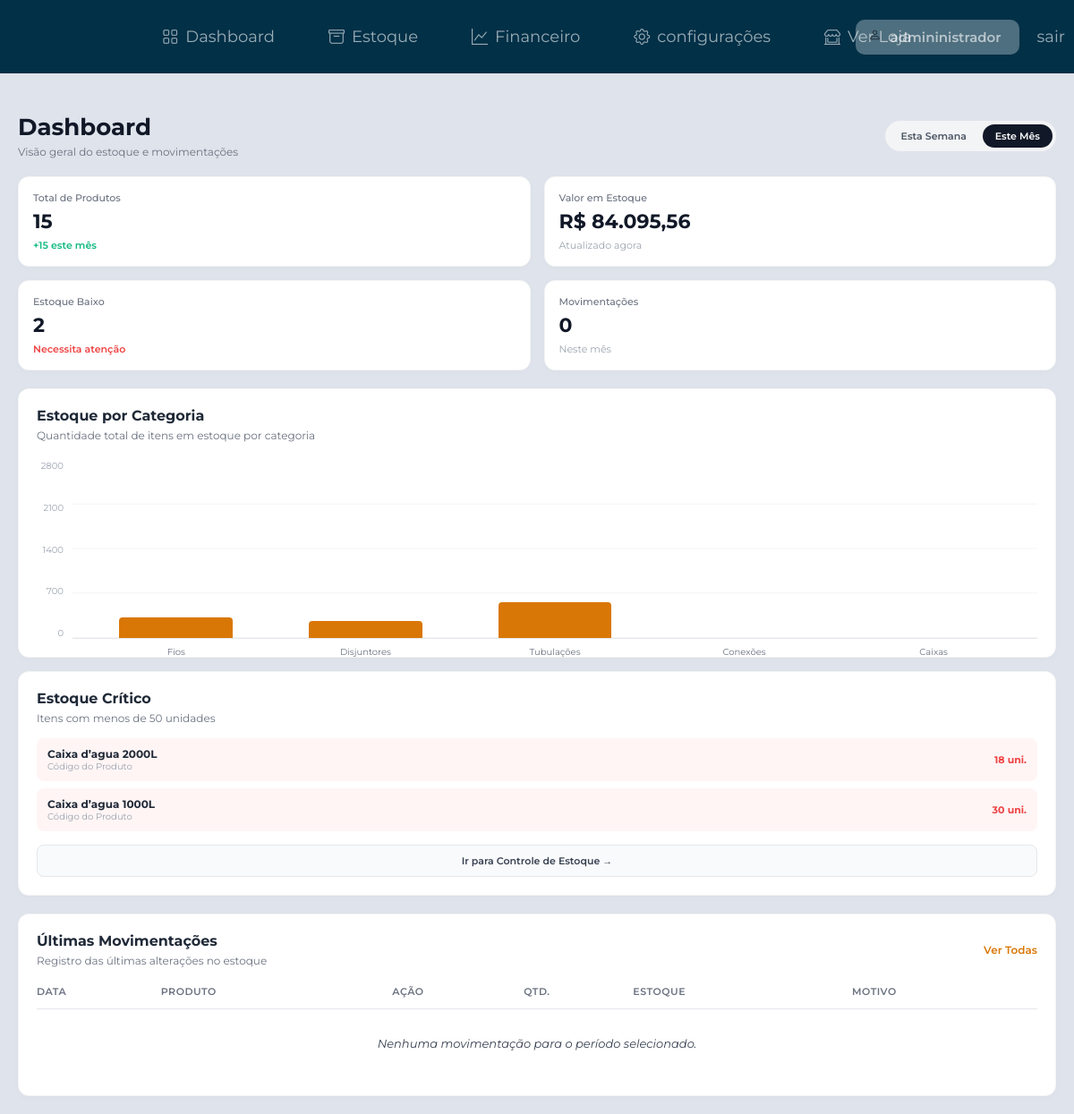
/admin/dashboard.php?filtro=mes, run on the app's committed database.
### tables this page shows
CREATE TABLE produtos(
    id_produtos INT AUTO_INCREMENT PRIMARY KEY,
    nome_produtos VARCHAR(100) NOT NULL,
    sku VARCHAR(100) NOT NULL,
    categoria_id_produtos INT,
    preco DECIMAL(10,2) NOT NULL,
    estoque INT,
    descricao TEXT,
    capa VARCHAR(500),
    data_cadastro DATETIME DEFAULT CURRENT_TIMESTAMP,
    FOREIGN KEY (categoria_id_produtos)
    REFERENCES categoria(id_categorias)
);

### admin/dashboard.php (the view, shortened to what this page needs)
<?php
require_once '../CRUD/crud.php';
require_once __DIR__ . '/../partials/header_admin.php';
$filtro = $_GET['filtro'] ?? 'semana';
if ($filtro === 'mes') {
    $activeSemana = "";
    $activeMes = "active";
    $sqlCardMov = "SELECT COUNT(*) FROM movimentacoes WHERE MONTH(data_hora) = MONTH(CURRENT_DATE()) AND YEAR(data_hora) = YEAR(CURRENT_DATE())";
    $subtituloMov = "Neste mês";
    $sqlTabelaMov = "SELECT m.*, m.tipo_movimentacoes AS tipo, p.nome_produtos, DATE_FORMAT(m.data_hora, '%d/%m, %H:%i') as data_formatada
                     FROM movimentacoes m
                     JOIN produtos p ON m.produto_id = p.id_produtos
                     WHERE MONTH(m.data_hora) = MONTH(CURRENT_DATE()) AND YEAR(m.data_hora) = YEAR(CURRENT_DATE())
                     ORDER BY m.data_hora DESC LIMIT 10";
}
$totalProdutos = $pdo->query("SELECT COUNT(*) FROM produtos")->fetchColumn();
$novosEsteMes = $pdo->query("SELECT COUNT(*) FROM produtos WHERE MONTH(data_cadastro) = MONTH(CURRENT_DATE()) AND YEAR(data_cadastro) = YEAR(CURRENT_DATE())")->fetchColumn();
$valorEstoque = $pdo->query("SELECT SUM(estoque * preco) FROM produtos")->fetchColumn() ?? 0;
$estoqueBaixo = $pdo->query("SELECT COUNT(*) FROM produtos WHERE estoque < 50")->fetchColumn();
$movimentacoesRecentes = $pdo->query($sqlCardMov)->fetchColumn();
$categoriasGrafico = ['Fios' => 0, 'Disjuntores' => 0, 'Tubulações' => 0, 'Conexões' => 0, 'Caixas' => 0];
$queryGrafico = $pdo->query("SELECT c.nome_categorias, SUM(p.estoque) as total
                             FROM produtos p
                             JOIN categoria c ON p.categoria_id_produtos = c.id_categorias
                             GROUP BY c.nome_categorias");
while ($row = $queryGrafico->fetch(PDO::FETCH_ASSOC)) {
    if (array_key_exists($row['nome_categorias'], $categoriasGrafico)) {
        $categoriasGrafico[$row['nome_categorias']] = $row['total'];
    }
}
$maxGrafico = 2800;
$stmtCritico = $pdo->query("SELECT nome_produtos, estoque FROM produtos WHERE estoque < 50 ORDER BY estoque ASC LIMIT 3");
$produtosCriticos = $stmtCritico->fetchAll(PDO::FETCH_ASSOC);
$stmtMov = $pdo->query($sqlTabelaMov);
$movimentacoes = $stmtMov->fetchAll(PDO::FETCH_ASSOC);
?>
<!DOCTYPE html>
<html lang="pt-BR" translate="no">
<head>
    <link rel="stylesheet" href="../CSS/dashboard.css">
    <link rel="stylesheet" href="../CSS/header_admin.css">
    <link rel="stylesheet" href="https://cdn.jsdelivr.net/npm/bootstrap-icons@1.11.3/font/bootstrap-icons.min.css" />
</head>
<body>
    <div class="main-container">
        <div class="dashboard-header">
            <div>
                <h1>Dashboard</h1>
                <p class="subtitle">Visão geral do estoque e movimentações</p>
            </div>
            <div class="filter-buttons">
                <a href="dashboard.php?filtro=semana" class="btn-filter <?= $activeSemana ?>">Esta Semana</a>
                <a href="dashboard.php?filtro=mes" class="btn-filter <?= $activeMes ?>">Este Mês</a>
            </div>
        </div>
        <div class="cards-grid">
            <div class="card">
                <p class="card-title">Total de Produtos</p>
                <p class="card-value"><?= $totalProdutos ?></p>
                <p class="card-sub positive">+<?= $novosEsteMes ?> este mês</p>
            </div>
            <div class="card">
                <p class="card-title">Valor em Estoque</p>
                <p class="card-value">R$ <?= number_format($valorEstoque, 2, ',', '.') ?></p>
                <p class="card-sub">Atualizado agora</p>
            </div>
            <div class="card">
                <p class="card-title">Estoque Baixo</p>
                <p class="card-value"><?= $estoqueBaixo ?></p>
                <p class="card-sub negative">Necessita atenção</p>
            </div>
            <div class="card">
                <p class="card-title">Movimentações</p>
                <p class="card-value"><?= $movimentacoesRecentes ?></p>
                <p class="card-sub"><?= $subtituloMov ?></p>
            </div>
        </div>
        <div class="content-row">
            <div class="chart-card">
                <h3>Estoque por Categoria</h3>
                <p class="subtitle">Quantidade total de itens em estoque por categoria</p>
                <div class="chart-container">
                    <div class="chart-y-axis">
                        <span>2800</span>
                        <span>2100</span>
                        <span>1400</span>
                        <span>700</span>
                        <span>0</span>
                    </div>
                    <div class="chart-area">
                        <?php foreach ($categoriasGrafico as $cat => $qtd):
                            $alturaPorcentagem = ($qtd / $maxGrafico) * 100;
                            ?>
                            <div class="chart-bar-wrapper">
                                <div class="chart-bar" style="height: <?= $alturaPorcentagem ?>%;"></div>
                                <span class="chart-label"><?= $cat ?></span>
                            </div>
                        <?php endforeach; ?>
                    </div>
                </div>
            </div>
            <div class="critical-card">
                <h3>Estoque Crítico</h3>
                <p class="subtitle">Itens com menos de 50 unidades</p>
                <div class="critical-list">
                    <?php if (empty($produtosCriticos)): ?>
                        <p class="empty-critical">Nenhum item abaixo de 50 unidades.</p>
                    <?php else: ?>
                        <?php foreach ($produtosCriticos as $prod): ?>
                            <div class="critical-item">
                                <div class="item-info">
                                    <span class="item-name"><?= htmlspecialchars($prod['nome_produtos']) ?></span>
                                    <span class="item-code">Código do Produto</span>
                                </div>
                                <span class="item-qty"><?= $prod['estoque'] ?> uni.</span>
                            </div>
                        <?php endforeach; ?>
                    <?php endif; ?>
                </div>
                <a href="estoque.php" class="btn-link">Ir para Controle de Estoque &rarr;</a>
            </div>
        </div>
        <div class="table-card">
            <div class="table-header">
                <div>
                    <h3>Últimas Movimentações</h3>
                    <p class="subtitle">Registro das últimas alterações no estoque</p>
                </div>
                <a href="historico.php" class="view-all">Ver Todas</a>
            </div>
            <table class="data-table">
                <thead>
                    <tr>
                        <th>DATA</th>
                        <th>PRODUTO</th>
                        <th>AÇÃO</th>
                        <th>QTD.</th>
                        <th>ESTOQUE</th>
                        <th>MOTIVO</th>
                    </tr>
                </thead>
                <tbody>
                    <?php if (empty($movimentacoes)): ?>
                        <tr>
                            <td colspan="6" class="table-empty-message">Nenhuma movimentação para o período selecionado.
                            </td>
                        </tr>
                    <?php endif; ?>
                </tbody>
            </table>
        </div>
    </div>
</body>
</html>

### CSS/dashboard.css (style rules this page uses)
* { margin: 0; padding: 0; box-sizing: border-box; font-family: 'Montserrat', sans-serif; }
body { background-color: #fcfbfa; color: #1f2937; min-height: 100vh; font-size: 14px; }
.main-container { width: 100%; max-width: 1400px; margin: 0 auto; min-height: 100vh; padding: 20px; }
.dashboard-header { display: flex; justify-content: space-between; align-items: center; margin-bottom: 20px; }
.dashboard-header h1 { font-size: 26px; font-weight: 700; color: #111827; }
.subtitle { font-size: 12px; color: #6b7280; margin-top: 4px; }
.filter-buttons { background-color: #f3f4f6; padding: 4px; border-radius: 20px; }
.btn-filter { display: inline-block; text-decoration: none; border: none; background: transparent; padding: 6px 14px; border-radius: 16px; font-size: 11px; font-weight: 600; cursor: pointer; color: #4b5563; transition: .2s; }
.btn-filter.active { background-color: #111827; color: #ffffff; }
.cards-grid { display: grid; grid-template-columns: repeat(4, 1fr); gap: 15px; margin-bottom: 20px; }
.card { background: #ffffff; border: 1px solid #f3f4f6; border-radius: 12px; padding: 16px; box-shadow: 0 2px 8px rgba(0,0,0,0.02); }
.card-title { font-size: 11px; color: #6b7280; font-weight: 500; }
.card-value { font-size: 22px; font-weight: 700; margin: 6px 0; color: #111827; }
.card-sub { font-size: 11px; color: #9ca3af; }
.card-sub.positive { color: #10b981; font-weight: 600; }
.card-sub.negative { color: #ef4444; font-weight: 600; }
.content-row { display: grid; grid-template-columns: 2fr 1fr; gap: 15px; margin-bottom: 20px; }
.chart-card, .critical-card, .table-card { background: #ffffff; border: 1px solid #f3f4f6; border-radius: 12px; padding: 20px; box-shadow: 0 2px 8px rgba(0,0,0,0.02); }
.chart-card h3, .critical-card h3, .table-card h3 { font-size: 16px; font-weight: 700; margin-bottom: 5px; }
.chart-container { margin-top: 20px; display: flex; height: 200px; }
.chart-y-axis { display: flex; flex-direction: column; justify-content: space-between; padding-right: 10px; color: #9ca3af; font-size: 10px; text-align: right; width: 40px; }
.chart-area { display: flex; justify-content: space-around; align-items: flex-end; flex-grow: 1; border-bottom: 1px solid #e5e7eb; position: relative; background-image: linear-gradient(to top, #f3f4f6 1px, transparent 1px); background-size: 100% 25%; padding: 0 10px; }
.chart-bar-wrapper { display: flex; flex-direction: column; align-items: center; height: 100%; justify-content: flex-end; width: 12%; min-width: 35px; position: relative; }
.chart-bar { background-color: #d97706; width: 100%; border-radius: 4px 4px 0 0; transition: .4s; }
.chart-label { font-size: 10px; color: #6b7280; position: absolute; bottom: -22px; white-space: nowrap; }
.critical-list { margin-top: 15px; }
.critical-item { display: flex; justify-content: space-between; align-items: center; padding: 10px 12px; background: #fff5f5; border-radius: 8px; margin-bottom: 8px; }
.item-info { display: flex; flex-direction: column; }
.item-name { font-size: 12px; font-weight: 700; }
.item-code { font-size: 10px; color: #9ca3af; }
.item-qty { font-size: 11px; font-weight: 700; color: #ef4444; }
.btn-link { display: block; text-align: center; background: #f9fafb; border: 1px solid #e5e7eb; padding: 10px; border-radius: 8px; color: #374151; text-decoration: none; font-size: 11px; font-weight: 600; margin-top: 15px; transition: .2s; }
.table-header { display: flex; justify-content: space-between; align-items: center; margin-bottom: 20px; }
.view-all { font-size: 12px; font-weight: 600; color: #d97706; text-decoration: none; transition: 0.2s; }
.data-table { width: 100%; border-collapse: collapse; text-align: left; margin-top: 10px; }
.data-table th { font-size: 11px; color: #6b7280; font-weight: 600; padding-bottom: 12px; border-bottom: 1px solid #e5e7eb; text-transform: uppercase; letter-spacing: 0.5px; }
.data-table td { padding: 14px 0; font-size: 13px; color: #374151; border-bottom: 1px solid #f3f4f6; vertical-align: middle; }
.data-table tr:last-child td { border-bottom: none; }
.table-empty-message { text-align: center; padding: 30px 0 !important; color: #6b7280; font-style: italic; }
@media (max-width: 1200px) { .cards-grid { grid-template-columns: repeat(2, 1fr); } }
@media (max-width: 1200px) { .content-row { grid-template-columns: 1fr; } }

### CSS/header_admin.css (style rules this page uses)
* { margin: 0; padding: 0; box-sizing: border-box; }
body { background-color: #dfe3eb; font-family: 'Montserrat'; }

### data on the page
produtos: nome_produtos "Caixa d’agua 2000L", estoque "18"
produtos: nome_produtos "Caixa d’agua 1000L", estoque "30"

### other printed values
$totalProdutos "15"
$novosEsteMes "15"
$valorEstoque "84.095,56"
$estoqueBaixo "2"
$movimentacoesRecentes "0"
$subtituloMov "Neste mês"
$cat "Fios"
$cat "Disjuntores"
$cat "Tubulações"
$cat "Conexões"
$cat "Caixas"
